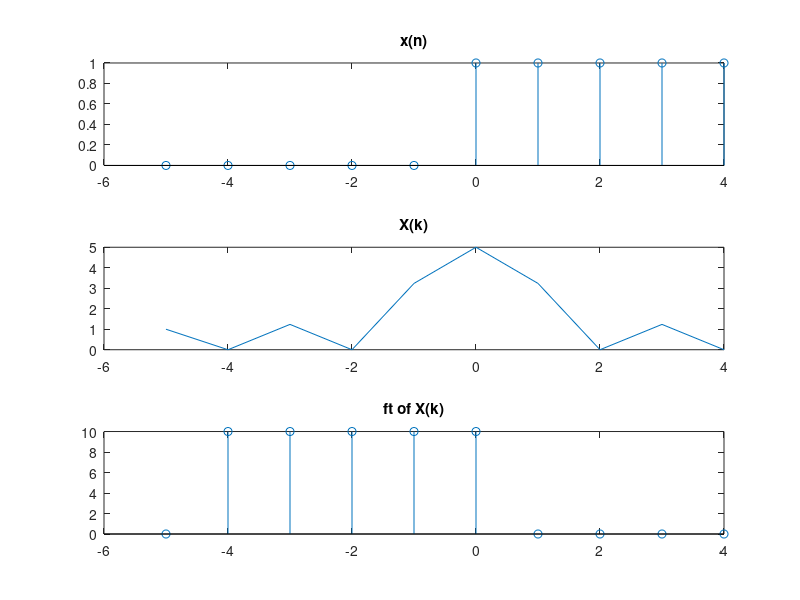

Recreate this plot in MATLAB.
clc;
clear;

x=[zeros(1,5) ones(1,5)];
X=fft(x);
Xc=fft(X);
n=-5:4;

subplot(3,1,1)
stem(n,x)
title('x(n)')
subplot(3,1,2)
plot(n,abs(fftshift(X)))
title('X(k)')
subplot(3,1,3)
stem(n,Xc)
title('ft of X(k)')